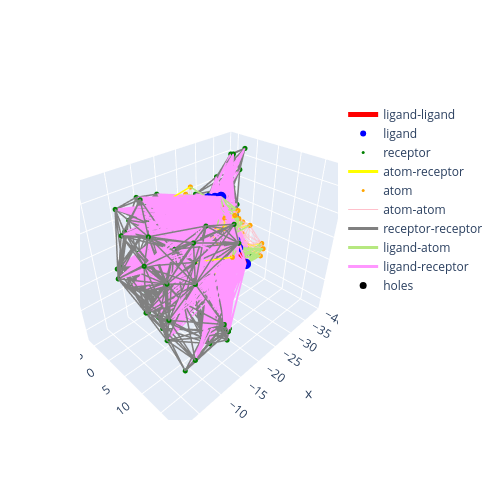

The code cell stored with this chart in its notebook:
### Code cell
i = next(iterable)
# i=100
graph = ds[i*10]
# print(ds._split_indexes[i])
make_fig(graph).show()
